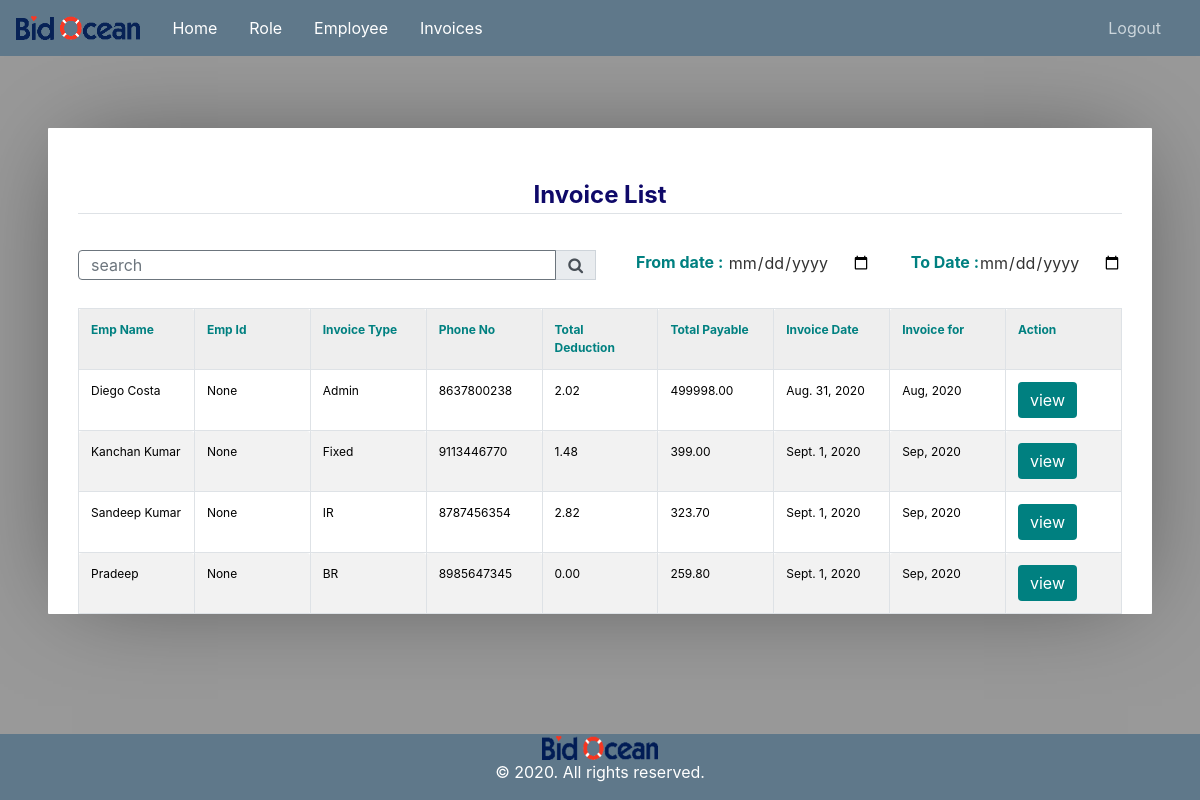
Page /invoice-list/ (signed in) on the earlier database version.
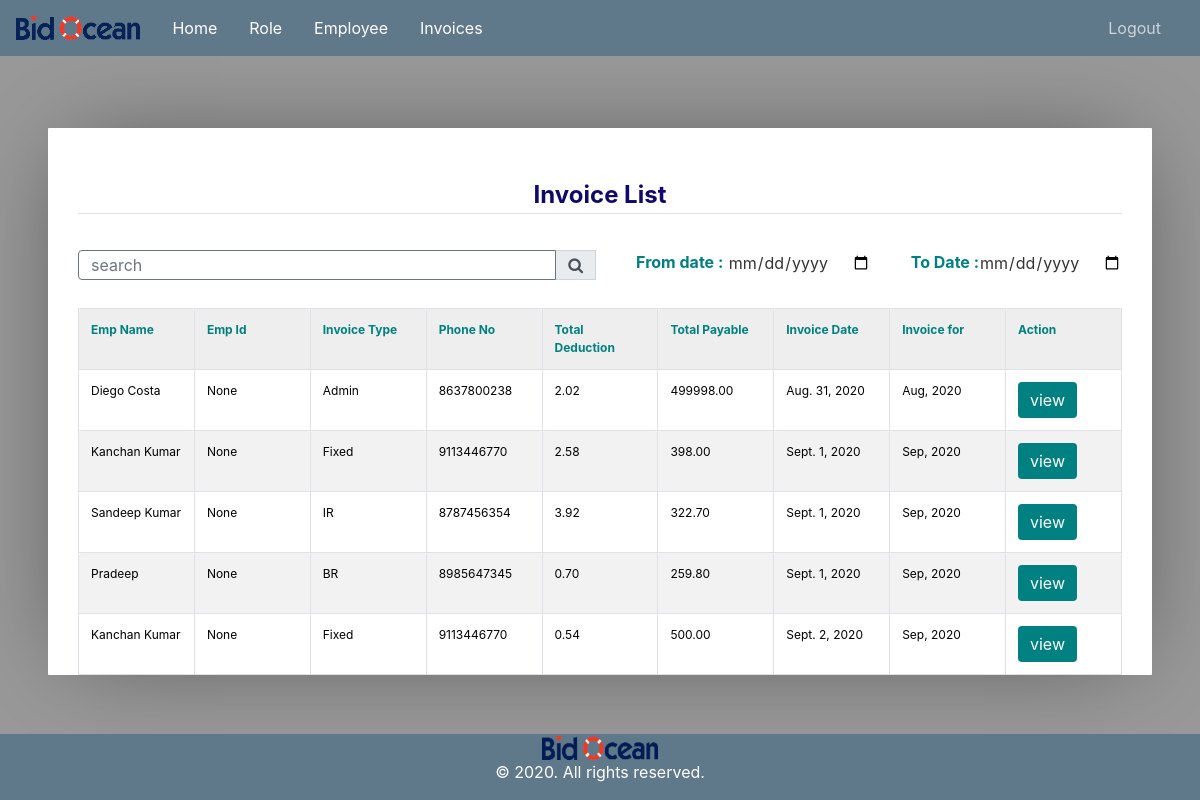
Same page on the later database version.
### user_invoice/models.py (models this page shows, shortened)
class Invoice(models.Model):
	id                                 = models.AutoField(primary_key=True)
	invoice_date                       = models.DateField()
	monthdate                          = models.DateField()
	emp_type                           = models.CharField(max_length=150, null=True, blank=True)
	additional_auth_days               = models.CharField(max_length=100, default=0)
	wds_source_checked_completely      = models.CharField(max_length=200, default=0)
	new_solicitation_entered_correctly = models.CharField(max_length=200, default=0)
	updated_solicitation_by_addenda    = models.CharField(max_length=200, default=0)
	difficult_and_nonproductive_source = models.CharField(max_length=200, default=0)
	extra_hours_worked                 = models.CharField(max_length=200, default=0)
	file_attached                      = models.CharField(max_length=200, default=0)
	new_entities_added                 = models.CharField(max_length=200, default=0)
	ph_added_to_bid_list               = models.CharField(max_length=200, default=0)
	ph_edited_in_bid_list              = models.CharField(max_length=200, default=0)
	ph_deleted_in_bid_list             = models.CharField(max_length=200, default=0)
	extra_days_worked                  = models.CharField(max_length=200, default=0)
	total_pay                          = models.CharField(max_length=200, default=0)
	authorised_day_off                 = models.CharField(max_length=200, default=0)
	unauthorised_day_off               = models.CharField(max_length=200, default=0)
	total_working_days                 = models.CharField(max_length=200, default=0)
	total_days_worked                  = models.CharField(max_length=200, default=0)
	duplicate_entities                 = models.CharField(max_length=200, default=0)
	errors                             = models.CharField(max_length=200, default=0)
	fines                              = models.CharField(max_length=200, default=0)
	duplicate_solic                    = models.CharField(max_length=200, default=0)
	entity_cont_wrong                  = models.CharField(max_length=200, default=0)
	false_referal                      = models.CharField(max_length=200, default=0)
	fraudulent_solicitation_update     = models.CharField(max_length=200, default=0)
	source_returned_without_good_res   = models.CharField(max_length=200, default=0)
	missed_bidbond_and_specs           = models.CharField(max_length=200, default=0)
	missed_categories                  = models.CharField(max_length=200, default=0)
	missed_solic_or_addend_from_source = models.CharField(max_length=200, default=0)
	missed_incorrect_filetype          = models.CharField(max_length=200, default=0)
	missing_or_wrong_outside_link      = models.CharField(max_length=200, default=0)
	missing_or_wrong_term_contract     = models.CharField(max_length=200, default=0)
	not_posted_as_lead                 = models.CharField(max_length=200, default=0)
	other_error                        = models.CharField(max_length=200, default=0)
	other_serious_error                = models.CharField(max_length=200, default=0)
	refreshing_wds_page_to_diff_source = models.CharField(max_length=200, default=0)
	prevailing_wage_not_selected       = models.CharField(max_length=200, default=0)
	skipped_solicitation               = models.CharField(max_length=200, default=0)
	source_returned_without_a_note     = models.CharField(max_length=200, default=0)
	unexcused_unjustified_absence      = models.CharField(max_length=200, default=0)
	wrongbid_prebid_mandatory          = models.CharField(max_length=200, default=0)
	wrong_categories                   = models.CharField(max_length=200, default=0)
	wrong_geographic_location          = models.CharField(max_length=200, default=0)
	incomplete_and_incorrect_scope     = models.CharField(max_length=200, default=0)
	wrong_text_format                  = models.CharField(max_length=200, default=0)
	total_deduction                    = models.CharField(max_length=200, default=0)
	total_payable                      = models.CharField(max_length=200, default=0)
	emp_ownwer                         = models.ForeignKey(Employee, on_delete=models.SET_NULL, null=True, blank=True)
	is_approved                        = models.SmallIntegerField(default=0)

class Employee(models.Model):
	id       = models.AutoField(primary_key=True)
	name     = models.CharField(max_length=300)
	role     = models.ForeignKey(Role,on_delete=models.CASCADE)
	salary   = models.CharField(max_length=300, null=True, blank=True)
	address  = models.CharField(max_length=300)
	emp_id   = models.CharField(max_length=300, null=True, blank=True)
	phone_no = models.CharField(max_length=300)
	leaves   = models.IntegerField()
	auth_tbl = models.OneToOneField(User, on_delete=models.CASCADE)
	added_at = models.DateTimeField(auto_now_add=True)

class Role(models.Model):
    id         = models.AutoField(primary_key=True)
    name       = models.CharField(max_length=300)
    created_at = models.DateTimeField(auto_now_add=True)
    status     = models.SmallIntegerField(default=1)

### user_invoice/views.py (the view)
# urls.py: path('invoice-list/', views.InvoiceDisplayView.as_view(), name='invoice_list' ),
class InvoiceDisplayView(AdminPanelMixin, TemplateView):
    template_name = 'user_invoice/invoice_list.html'
    def get(self, request):
        employee  =  Employee.objects.get(auth_tbl=self.request.user)
        rolename  =  employee.role.name.lower()
        if rolename == 'admin' or  rolename == 'hr':
            invoice = Invoice.objects.all()
        else:
            invoice = Invoice.objects.filter(emp_ownwer=employee).all()
        search        = request.GET.get('search', None)
        from_date     = request.GET.get('from_date', None)
        to_date       = request.GET.get('to_date', None)
        if search is not None and search is not '':
            search = search.strip()
            invoice = invoice.filter(Q(emp_ownwer__name__icontains=search)|Q(emp_ownwer__address__icontains=search)|(Q(emp_ownwer__phone_no__icontains=search))|Q(emp_ownwer__emp_id__icontains=search))
        if (from_date is not None or to_date is not None) and (from_date != "" or to_date != ""):
            to_date   = datetime.strptime(to_date,"%Y-%m-%d").date()
            from_date = datetime.strptime(from_date,"%Y-%m-%d").date()
            invoice   = invoice.filter(invoice_date__gte=from_date, invoice_date__lte=to_date)
        paginator        = Paginator(invoice,5)
        page             = request.GET.get('page')
        paginatedcontent = paginator.get_page(page)
        context = {
            'invoices' : paginatedcontent,
            'title'    : 'Invoice list',
            'role'     : rolename
        }
        return render(request, self.template_name, context)

### user_invoice/mixin.py (called while the page is built)
    def test_func(self):
        return self.request.user.is_staff or self.request.user.is_superuser

### user_invoice/templates/user_invoice/invoice_list.html (shortened to what this page needs)
{% extends "user_invoice/base.html" %}
{% load crispy_forms_tags %}
{% block content %}
    <div class='container'>
		<table  width="100%">
			<tr>
				<legend class="border-bottom mb-4" style="color: rgb(15, 9, 105);text-align: center;"><b> Invoice List </b></legend>
				<td align="right"></td>
			</tr>
		</table>
		<form>
			<table>
				<tr>
					<link rel="stylesheet" href="https://stackpath.bootstrapcdn.com/font-awesome/4.7.0/css/font-awesome.min.css">
					<div class="form-group w-40" >
						<div class="input-group mb-3">
							<input type="text" name="search" style="width: 30px;height: 30px;" class="form-control border-secondary py-2" value="{{request.GET.search}}" placeholder="search">
							<div class="input-group-append">
							 <button class="input-group-text" style="height: 30px;" type="submit" name="submitbtn" value="Search"><i class="fa fa-search"></i>
							</div>
							<p style="margin-left: 40px;"><b style="color: teal;"> From date :</b> <input type="date" name="from_date" value="{{request.GET.from_date}}"></p>
								<p style="margin-left: 40px;"><b style="color: teal;"> To Date :</b><input type="date" name="to_date" value="{{request.GET.to_date}}"></p>
						</div>
				</tr>
			</table>
		</form>
		<table cellpadding="0" cellspacing="0" border="0" class="table table-bordered table-striped  display" width="100%">
			<tr>
				<th style="color: teal;"><b> Emp Name </b></th>
				<th style="color: teal;"><b> Emp Id </b></th>
				<th style="color: teal;"><b> Invoice Type</b></th>
				<th style="color: teal;"><b> Phone No </b></th>
				<th style="color: teal;"><b> Total Deduction </b></th>
				<th style="color: teal;"><b> Total Payable </b></th>
				<th style="color: teal;"><b> Invoice Date</b></th>
				<th style="color: teal;"><b> Invoice for</b></th>
				<th style="color: teal;"><b> Action</b></th>
			</tr>
			{% for invoice in invoices %}
			<tr>
				<td style="color: black;">{{invoice.emp_ownwer.name}}</td>
				<td style="color: black;">{{invoice.emp_ownwer.emp_id}}</td>
				<td style="color: black;">{{invoice.emp_ownwer.role.name}}</td>
				<td style="color: black;">{{invoice.emp_ownwer.phone_no}}</td>
				<td style="color: black;">{{invoice.total_deduction}}</td>
				<td style="color: black;">{{invoice.total_payable}}</td>
				<td style="color: black;">{{invoice.invoice_date}}</td>
				<td style="color: black;">{{invoice.monthdate|date:"M, Y"}}</td>
				<td style="color: black;"><a href="{% if invoice.emp_ownwer.role.name|lower == 'ir' %}{% url 'edit_ir' invoice.pk %}{% elif invoice.emp_ownwer.role.name|lower == 'br' %}{% url 'edit_br' invoice.pk %}{% else %}{% url 'edit_fixed' invoice.pk %}{% endif %}"><button class="btn btn-primary" style="background-color:teal;border: none;">view</button></a></td>
			</tr>
			{% endfor %}
		</table>
		</div>
{% endblock content %}

### user_invoice/templates/user_invoice/base.html (shortened to what this page needs)
{% load static %}
<!DOCTYPE html>
<html>
<head>
    <link rel="stylesheet" href="https://maxcdn.bootstrapcdn.com/bootstrap/4.0.0/css/bootstrap.min.css">
    <link rel="stylesheet" type="text/css" href="{% static 'user_invoice/main.css' %}">
    <link rel="stylesheet" type="text/css" href="{% static 'js/jquery.js' %}">
</head>
<body>
    <header class="site-header">
      <nav class="navbar navbar-expand-md navbar-dark bg-steel fixed-top">
            <a class="navbar-brand mr-8" ><img src="{% static 'images/beez.png' %}"  class='d-inline-block' alt=""/>
              <a class="nav-item nav-link" href="{% url 'user_invoice-home' %}">Home</a>
              {% if role == 'hr' or role == 'admin' %}
                <a class="nav-item nav-link" href="{% url 'role_list' %}" >Role</a>
                <a class="nav-item nav-link" href="{% url 'employee_list' %}" >Employee</a>
              {% endif %}
              <a class="nav-item nav-link" href="{% url 'invoice_list' %}" >Invoices</a>
        <div class="container">
          <div class="collapse navbar-collapse" id="navbarToggle">
            <div class="navbar-nav">
              {% if user.is_authenticated %}
                <a class="nav-item nav-link" href="{% url 'logout' %}">Logout</a>
              {% else %}
                <a class="nav-item nav-link" href="{% url 'login' %}">Login</a>
              {% endif %}
            </div>
          </div>
        </div>
      </nav>
    </header>
    <main role="main" class="container">
        <div class="col-md-8">
        </div>
          <div class='module'>
            {% block content %}{% endblock %}
          </div>
    </main>
      <div class="footer">
        <img src="{% static 'images/bas.png' %}" alt="logo"><p>© 2020. All rights reserved.</p>
      </div>
  </body>
</html>

### user_invoice/static/user_invoice/main.css (style rules this page uses)
body { background: #fafafa; color: #333333; margin-top: 5rem; }
.bg-steel { background-color: #5f788a; }
.site-header .navbar-nav .nav-link { color: #cbd5db; }

### user_invoice/templates/user_invoice/base.html (style rules this page uses)
a { color: white; }
.footer { position: fixed; left: 0; bottom: 0; width: 100%; background-color: #5f788a; color: white; text-align: center; }

### user_invoice/templates/user_invoice/invoice_list.html (style rules this page uses)
* { border: 0; color: inherit; font-family: inherit; font-size: inherit; font-style: inherit; font-weight: inherit; line-height: inherit; list-style: none; margin: 0; padding: 0; text-decoration: none; vertical-align: top; }
table { font-size: 75%; table-layout: fixed; width: 100%; }
table { border-collapse: collapse; border-spacing: 2px; }
th, td { border-width: 0px; padding: 0.5em; position: relative; }
th, td { border-radius: 0.25em; border-style: solid; }
th { background: #EEE; border-color: #BBB; }
td { border-color: #DDD; }
html { font: 16px/1 'Open Sans', sans-serif; overflow: auto; padding: 0.5in; }
html { background: #999; cursor: default; }
body { background: #FFF; border-radius: 1px; box-shadow: 0 0 1in -0.25in rgba(0, 0, 0, 0.5); }
header { margin: 0 0 3em; }
header:after { clear: both; content: ""; display: table; }
header span, header img { display: block; float: right; }
header img { max-height: 100%; max-width: 100%; }

Differences in the rows shown:
changed Invoice (number 2 of 5 on the later page): total_deduction "1.48" → "2.58"; total_payable "399.00" → "398.00"
changed Invoice "Sandeep Kumar": total_deduction "2.82" → "3.92"; total_payable "323.70" → "322.70"
changed Invoice "Pradeep": total_deduction "0.00" → "0.70"
added Invoice: emp_ownwer.name "Kanchan Kumar", emp_ownwer.emp_id "None", emp_ownwer.role.name "Fixed", emp_ownwer.phone_no "9113446770", total_deduction "0.54", total_payable "500.00", invoice_date "Sept. 2, 2020", monthdate "Sep, 2020"
